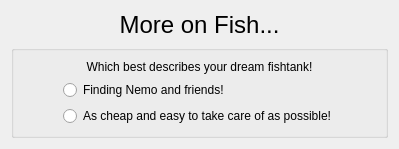
     <widget class="QWidget" name="fishFollowups">
      <layout class="QVBoxLayout" name="verticalLayout_76">
       <item>
        <widget class="QLabel" name="label_9">
         <property name="font">
          <font>
           <pointsize>18</pointsize>
          </font>
         </property>
         <property name="text">
          <string>More on Fish...</string>
         </property>
         <property name="alignment">
          <set>Qt::AlignCenter</set>
         </property>
        </widget>
       </item>
       <item>
        <widget class="QGroupBox" name="groupBox_20">
         <property name="title">
          <string/>
         </property>
         <layout class="QVBoxLayout" name="verticalLayout_70">
          <item>
           <layout class="QHBoxLayout" name="horizontalLayout_29">
            <item>
             <spacer name="horizontalSpacer_44">
              <property name="orientation">
               <enum>Qt::Horizontal</enum>
              </property>
              <property name="sizeHint" stdset="0">
               <size>
                <width>40</width>
                <height>20</height>
               </size>
              </property>
             </spacer>
            </item>
            <item>
             <layout class="QVBoxLayout" name="verticalLayout_71">
              <item>
               <widget class="QLabel" name="label_26">
                <property name="text">
                 <string>Which best describes your dream fishtank!</string>
                </property>
                <property name="alignment">
                 <set>Qt::AlignCenter</set>
                </property>
               </widget>
              </item>
              <item>
               <widget class="QRadioButton" name="saltwaterFish">
                <property name="text">
                 <string>Finding Nemo and friends!</string>
                </property>
               </widget>
              </item>
              <item>
               <widget class="QRadioButton" name="freshwaterFish">
                <property name="text">
                 <string>As cheap and easy to take care of as possible!</string>
                </property>
               </widget>
              </item>
             </layout>
            </item>
            <item>
             <spacer name="horizontalSpacer_43">
              <property name="orientation">
               <enum>Qt::Horizontal</enum>
              </property>
              <property name="sizeHint" stdset="0">
               <size>
                <width>40</width>
                <height>20</height>
               </size>
              </property>
             </spacer>
            </item>
           </layout>
          </item>
         </layout>
        </widget>
       </item>
      </layout>
     </widget>
